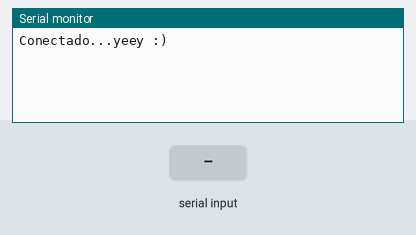
The sketch below on a simulated ESP8266 (NodeMCU). Shown: the last lines printed to the serial monitor. The inputs (shaded band) are chosen by the test bench. WiFi joins after 1.5 s; servers stay silent unless stated; uploads are accepted with an empty reply.

Above: at 2.7 s.
2.8 s: "90,45\n" received over Serial
At 3.6 s:
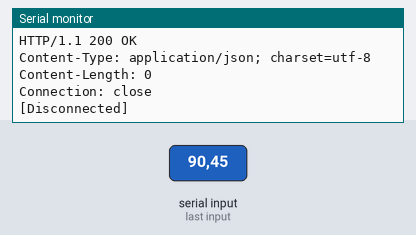
4.3 s: "30,150\n" received over Serial
At 4.46 s:
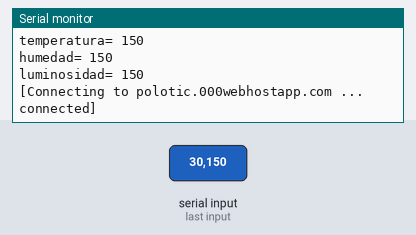

Measured:
- after the input at 2.8 s, the serial monitor: prints a new line at once (image 1)
- after the input at 4.3 s, the serial monitor: prints a new line at once (image 2)

The sketch:

DataBox_2.0_E.ino
```cpp
#include <ESP8266WiFi.h>
#include <WiFiClient.h>
#include <WiFiManager.h> // https://github.com/tzapu/WiFiManager
int temperatura;
int humedad;
int luminosidad;
const char* host = "polotic.000webhostapp.com";
String strhost = "polotic.000webhostapp.com";
String strurl = "/registroDatos.php";
String chipId = "";
String str = "";
const char separator = ',';
const int dataLength = 3;
int data[dataLength];

void setup()
{ WiFi.mode(WIFI_STA); //modo establecido explícitamente, esp por defecto es STA + AP

    // ponga su código de configuración aquí, para que se ejecute una vez:
    Serial.begin(115200);

    // WiFi.mode(WiFi_STA); // Es una buena práctica asegurarse de que su código establezca el modo wifi como lo desea.

    //WiFiManager, Inicialización local. Una vez que compila no hay necesidad de modificarlo.
    WiFiManager wm;

    //restablecer la configuración: borra las credenciales para realizar pruebas
    //wm.resetSettings();

    // Se conecta automáticamente usando credenciales guardadas,
    // si falla la conexión, inicia un punto de acceso con el nombre especificado ("AutoConnectAP"),
    // si está vacío generará automáticamente SSID, si la contraseña está en blanco será AP anónimo (wm.autoConnect ())
    // luego entra en un bucle de bloqueo en espera de configuración y devolverá un resultado exitoso

    bool res;
    // res = wm.autoConnect(); // nombre de AP generado automáticamente a partir de chipid
    // res = wm.autoConnect("AutoConnectAP"); // anonymous ap
    res = wm.autoConnect("AutoConnectAP","password"); // Contraseña protegida ap

    if(!res) {
        Serial.println("Failed to connect");
        // ESP.restart();
    }
    else {
        //si llegas aquí te has conectado al wifi
        Serial.println("Conectado...yeey :)");
    }

}
void loop(){
   if (Serial.available())
   {
     if (Serial.find(','))
   {
      str = Serial.readStringUntil('\n');
      Serial.println(str);
      const int dataLength = 3;
      for (int i = 0; i < dataLength ; i++)
      {
         int index = str.indexOf(separator);
         data[i] = str.substring(0, index).toInt();
         str = str.substring(index + 1);
      }
      temperatura = (data[0]);
      humedad = (data[1]);
      luminosidad = (data[2]);

     Serial.print("temperatura= ");
     Serial.println(temperatura);
     Serial.print("humedad= ");
     Serial.println(humedad);
     Serial.print("luminosidad= ");
     Serial.println(luminosidad);

     WiFiClient client;

  Serial.printf("\n[Connecting to %s ... ", host);
  if (client.connect(host, 80))
  {
    Serial.println("connected]");
    //Serial.print("ChipID= ");
    //Serial.println(chipId);
    String datos("$id=" + chipId + "&temperatura=" + (String(temperatura)) + "&humedad=" + (String(humedad)) + "&luminosidad=" + (String(luminosidad)));
    Serial.println(datos);
    Serial.println("[Sending a request]");
    client.print(String("POST ") + strurl + " HTTP/1.1" + "\r\n" +
               "Host: " + strhost + "\r\n" +
               "User-Agent: Mozilla/5.0 (Windows NT 10.0; Win64; x64; rv:90.0) Gecko/20100101 Firefox/90.0" + "\r\n" +
               "Accept: text/html,application/xhtml+xml,application/xml;q=0.9,image/webp,*/*;q=0.8" + "\r\n" +
               "Accept-Language: es-ES,es;q=0.8,en-US;q=0.5,en;q=0.3" + "\r\n" +
               //"Accept-Encoding: gzip, deflate" + "\r\n" +
               "Content-Type: application/x-www-form-urlencoded" + "\r\n" +
               "Content-Length: " + datos.length() + "\r\n" +
               "Origin: https://polotic.000webhostapp.com/" + "\r\n" +
               "Connection: keep-alive" + "\r\n" +
               "Referer: https://polotic.000webhostapp.com/" + "\r\n" +
               "Cookie: __test=c7f732785cf62927bcb3935b77920a45" + "\r\n" +
               "Upgrade-Insecure-Requests: 1" + "\r\n" +

               "\r\n" + datos);

    Serial.println("[Response:]");
    while (client.connected())
    {
      if (client.available())
      {
        String line = client.readStringUntil('\n');
        Serial.println(line);
      }
    }
    client.stop();
    Serial.println("\n[Disconnected]");
  }
  else
  {
    Serial.println("connection failed!]");
    client.stop();
  }
   }
}
}
```
